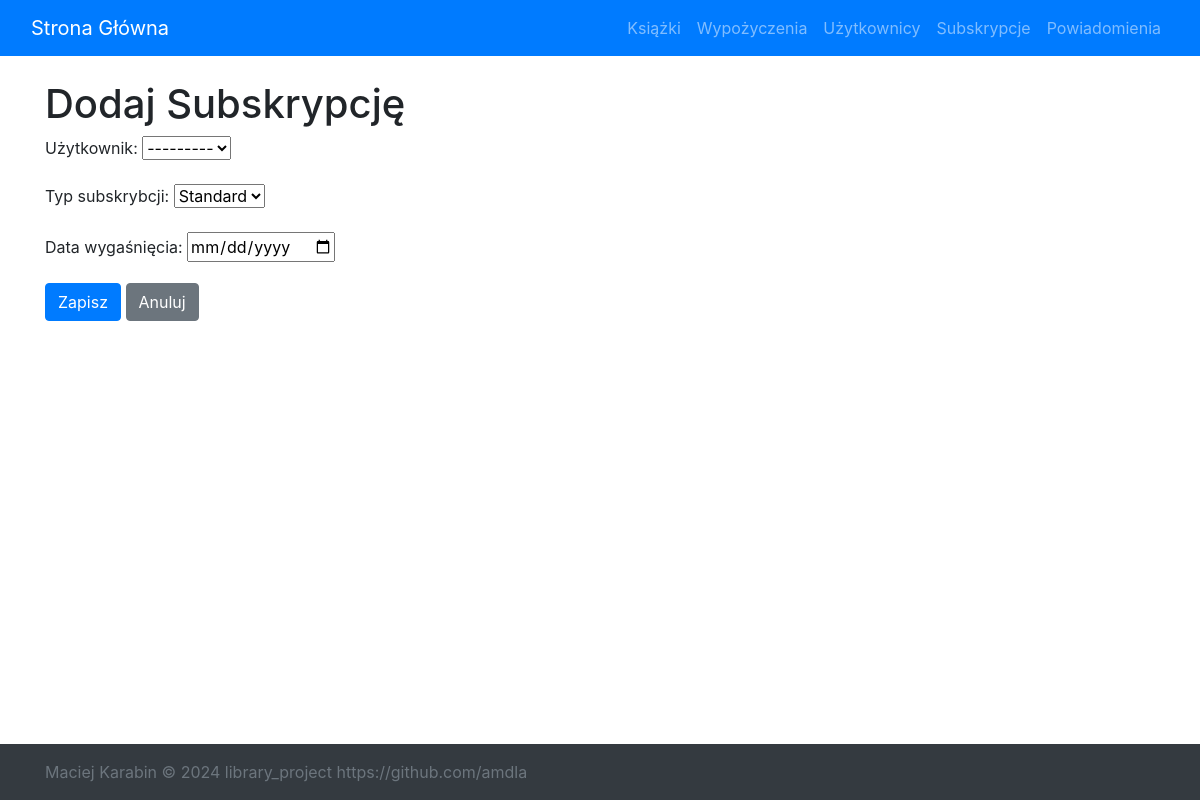
Before: /subscriptions/create/ with the older database file.
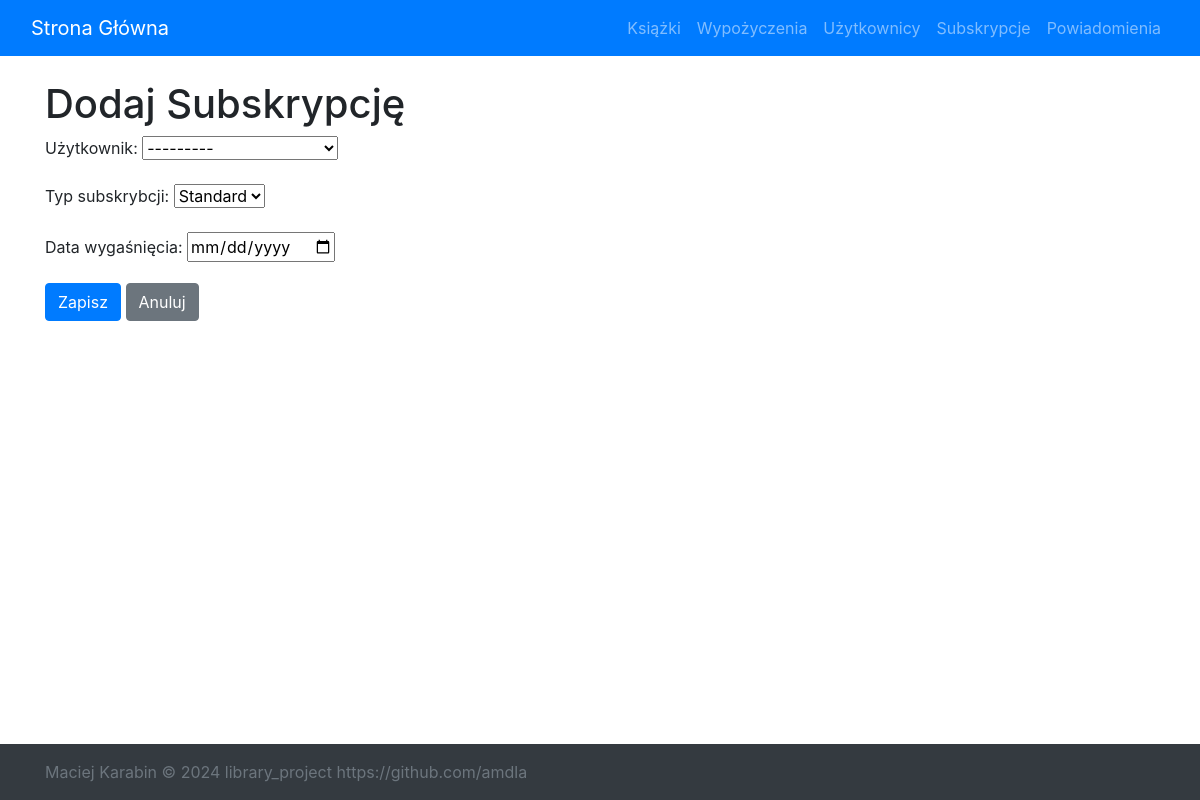
After: the same page with the newer database file.
### library_app/models.py (models this page shows)
class Users(models.Model):
    user_id = models.AutoField(primary_key=True)  # Primary key for user table
    first_name = models.CharField(max_length=50)
    last_name = models.CharField(max_length=50)
    email = models.EmailField(unique=True)
    username = models.CharField(max_length=50, unique=True)
    def __str__(self):
        return f'{self.first_name} {self.last_name}'

### library_app/views.py (the view)
# urls.py: path('subscriptions/create/', views.subscription_create, name='subscription-create'),
def subscription_create(request):
    if request.method == 'POST':
        form = SubscriptionForm(request.POST)
        if form.is_valid():
            form.save()
            return redirect('subscription-list')
    else:
        form = SubscriptionForm()
    return render(request, 'forms/subscription_form.html', {'form': form})

### library_app/forms.py (shortened to what this page needs)
class SubscriptionForm(forms.ModelForm):
    user = forms.ModelChoiceField(queryset=Users.objects.all(), label='Użytkownik')
    subscription_type = forms.ChoiceField(choices=Subscription.TYPE_CHOICES, label='Typ subskrybcji')
    expiration_date = forms.DateField(widget=DateInput(attrs={'type': 'date'}), label='Data wygaśnięcia')
    class Meta:
        model = Subscription
        fields = ['user', 'subscription_type', 'expiration_date']
    def __init__(self, *args, **kwargs):
        super().__init__(*args, **kwargs)
        self.fields['user'].queryset = Users.objects.all()

### library_app/templates/forms/subscription_form.html (shortened to what this page needs)
{% extends 'library_app/base.html' %}
{% block content %}
    <h1>{% if form.instance.pk %}Edytuj Subskrypcję{% else %}Dodaj Subskrypcję{% endif %}</h1>
    <form method="post">
        {{ form.as_p }}
        <button type="submit" class="btn btn-primary">
            {% if form.instance.pk %}Zaktualizuj{% else %}Zapisz{% endif %}
        </button>
        <a href="{% url 'subscription-list' %}" class="btn btn-secondary">Anuluj</a>
    </form>
{% endblock %}

Changed rows visible on the page:
added Users: user "---------"
Other visible differences:
form field user: "---------" → (not shown)
